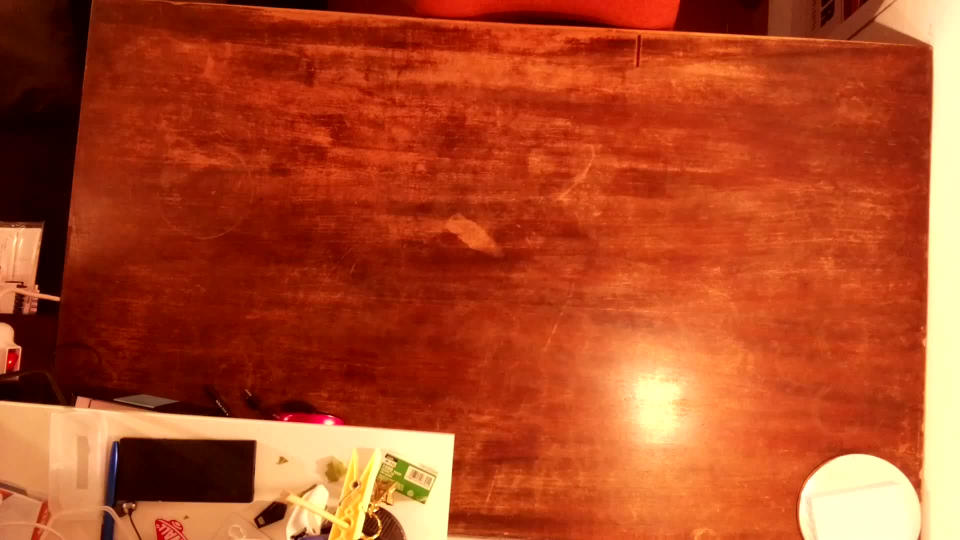
#> input picture images/example_1_b.jpg, 1920 x 1080 px (shown at 1/2 size)
$ python backsub_filters.py
#> lines starting #> are read from the running program, lines starting #| are printed output that depends on the picture; after the words box and inside, x2 and y2 are one past the last pixel; in counts of white or black regions, pixels touching at a corner belong together
import cv2 as cv
import numpy as np
import math, copy
from imutils import perspective
from imutils import contours
import imutils

def nothing(x):
    pass
def grid_needed(n):
    columns = math.ceil(math.sqrt(n))
    if columns * (columns-1) >= n: rows = columns - 1
    else: rows = columns
    return columns, rows
def convert_to_3ch(imgs):
    for idx, img in enumerate(imgs):
        if len(img.shape) == 2:
            imgs[idx] = cv.cvtColor(img, cv.COLOR_GRAY2BGR)
    return imgs
def show_images(imgs, text = None):
    if text and len(imgs) != len(text):
        print('Lenght of lists does not match!')
    imgs = convert_to_3ch(imgs)
    columns, rows = grid_needed(len(imgs))
    height, width, _ = imgs[0].shape
    canvas = np.zeros((height * rows ,width * columns , 3), np.uint8)
    for idx, img in enumerate(imgs):
        row, column = divmod(idx, columns);
        canvas[row * height : (row+1) * height, column * width : (column+1) * width] = img
        if text:
            font = cv.FONT_HERSHEY_SIMPLEX
            canvas = cv.putText(canvas, text[idx], (column * width + round(width/150), (row+1) * height - round(height/50)), font, round(width/800), (50, 100, 255), round(width/500), cv.LINE_AA)
    return canvas
def hsv_window():
    cv.namedWindow("HSV Tracking", cv.WINDOW_NORMAL)
    cv.createTrackbar("add_gaussianblur", "HSV Tracking", 1, 1, nothing)
    cv.createTrackbar("kernel_size_gauss", "HSV Tracking", 5, 50, nothing)
    cv.createTrackbar("add_medianblur", "HSV Tracking", 1, 1, nothing)
    cv.createTrackbar("kernel_size_median", "HSV Tracking", 5, 50, nothing)
    cv.createTrackbar("add_bilateralfilter", "HSV Tracking", 1, 1, nothing)
    cv.createTrackbar("kernel_size_bilateral", "HSV Tracking", 5, 50, nothing)
    cv.createTrackbar("subtraction_or_absdiff", "HSV Tracking", 1, 1, nothing)
    cv.createTrackbar("add_dilation", "HSV Tracking", 1, 1, nothing)
    cv.createTrackbar("kernel_size_dilation", "HSV Tracking", 2, 30, nothing)
    cv.createTrackbar("add_erosion", "HSV Tracking", 0, 1, nothing)
    cv.createTrackbar("kernel_size_erosion", "HSV Tracking", 2, 30, nothing)
    cv.createTrackbar("LH", "HSV Tracking", 0, 179, nothing)
    cv.createTrackbar("LS", "HSV Tracking", 0, 255, nothing)
    cv.createTrackbar("LV", "HSV Tracking", 55, 255, nothing)
    cv.createTrackbar("UH", "HSV Tracking", 179, 179, nothing)
    cv.createTrackbar("US", "HSV Tracking", 255, 255, nothing)
    cv.createTrackbar("UV", "HSV Tracking", 255, 255, nothing)
    cv.createTrackbar("bool_th", "HSV Tracking", 1, 1, nothing)
    cv.createTrackbar("th_value", "HSV Tracking", 50, 255, nothing)
def hsv_parameters():
    l_h = cv.getTrackbarPos("LH", "HSV Tracking")
    l_s = cv.getTrackbarPos("LS", "HSV Tracking")
    l_v = cv.getTrackbarPos("LV", "HSV Tracking")

    u_h = cv.getTrackbarPos("UH", "HSV Tracking")
    u_s = cv.getTrackbarPos("US", "HSV Tracking")
    u_v = cv.getTrackbarPos("UV", "HSV Tracking")

    bool_gauss = cv.getTrackbarPos("add_gaussianblur", 'HSV Tracking')
    kernel_size_gauss = cv.getTrackbarPos("kernel_size_gauss", 'HSV Tracking')
    if kernel_size_gauss % 2 == 0:
        kernel_size_gauss += 1
    bool_median = cv.getTrackbarPos("add_medianblur", 'HSV Tracking')
    kernel_size_median = cv.getTrackbarPos("kernel_size_median", 'HSV Tracking')
    if kernel_size_median % 2 == 0:
        kernel_size_median += 1
    bool_bilateral = cv.getTrackbarPos("add_bilateralfilter", 'HSV Tracking')
    kernel_size_bilateral = cv.getTrackbarPos("kernel_size_bilateral", 'HSV Tracking')
    if kernel_size_bilateral % 2 == 0:
        kernel_size_bilateral += 1
    bool_difference = cv.getTrackbarPos("subtraction_or_absdiff", 'HSV Tracking')
    bool_dilation = cv.getTrackbarPos("add_dilation", 'HSV Tracking')
    kernel_size_dilation = cv.getTrackbarPos("kernel_size_dilation", 'HSV Tracking')
    bool_erosion = cv.getTrackbarPos("add_erosion", 'HSV Tracking')
    kernel_size_erosion = cv.getTrackbarPos("kernel_size_erosion", 'HSV Tracking')
    bool_th = cv.getTrackbarPos("bool_th", 'HSV Tracking')
    th_value = cv.getTrackbarPos("th_value", 'HSV Tracking')

    l_b = np.array([l_h, l_s, l_v])
    u_b = np.array([u_h, u_s, u_v])

    return l_b, u_b, bool_gauss, kernel_size_gauss, bool_median, kernel_size_median, bool_bilateral, kernel_size_bilateral, bool_difference, kernel_size_dilation, bool_dilation,kernel_size_erosion, bool_erosion, bool_th, th_value
def hsv_filter(back, object):
    l_b, u_b, bool_gauss, kernel_size_gauss, bool_median, kernel_size_median, bool_bilateral, kernel_size_bilateral, bool_difference, kernel_size_dilation, bool_dilation, kernel_size_erosion, bool_erosion, bool_th, th_value = hsv_parameters()

    if not bool_difference:
        frame = cv.subtract(object,back)
    else:
        frame = cv.absdiff(object,back)
    if bool_gauss:
        frame = cv.GaussianBlur(frame, (kernel_size_gauss, kernel_size_gauss), sigmaX=0, sigmaY=0)  # to remove high frequency noise
    if bool_median:
        frame = cv.medianBlur(frame, kernel_size_median)  # to remove salt and pepper noise
    if bool_bilateral:
        frame = cv.bilateralFilter(frame, kernel_size_bilateral, 85, 85)  # to preserve better the edges

    hsv = cv.cvtColor(frame, cv.COLOR_BGR2HSV)

    mask = cv.inRange(hsv, l_b, u_b)


    if bool_th:
        _, res = cv.threshold(cv.bitwise_and(frame, frame, mask=mask), th_value, 255, cv.THRESH_TOZERO)
        res_gray = cv.cvtColor(res, cv.COLOR_BGR2GRAY);
        _, mask = cv.threshold(res_gray, 0, 255, cv.THRESH_BINARY)

    if bool_dilation:
        kernel_dilation = np.ones((kernel_size_dilation, kernel_size_dilation), np.uint8)
        mask = cv.dilate(mask, kernel_dilation, iterations=3)
    res = cv.bitwise_and(frame, frame, mask=mask)

    if bool_erosion:
        kernel_erosion = np.ones((kernel_size_erosion, kernel_size_erosion), np.uint8)
        mask = cv.erode(mask, kernel_erosion, iterations=3)
    res = cv.bitwise_and(frame, frame, mask=mask)


    return mask, res, frame


def canny_window():
    cv.namedWindow("CannyTracking")
    cv.createTrackbar("low_threshold", "CannyTracking", 15, 255, nothing)
    cv.createTrackbar("high_treshold", "CannyTracking", 80, 255, nothing)
    cv.createTrackbar("subtract_or_original", "CannyTracking", 0, 1, nothing)
    cv.createTrackbar("blurring_original", "CannyTracking", 0, 1, nothing)
def canny_parameters():
    low = cv.getTrackbarPos("low_threshold", "CannyTracking")
    high = cv.getTrackbarPos("high_treshold", "CannyTracking")
    bool_original = cv.getTrackbarPos("subtract_or_original", "CannyTracking")
    original_blur = cv.getTrackbarPos("blurring_original", "CannyTracking")
    return low, high, bool_original, original_blur
def canny_edges(subtraction, original):
    low, high, bool_original, original_blur = canny_parameters()
    if bool_original:
        if original_blur:
            original = cv.GaussianBlur(original, (3,3), 3)
        canny = cv.Canny(original, low, high)
    else:
        canny = cv.Canny(subtraction, low, high)
    canny = cv.dilate(canny, None, iterations=2)
    canny = cv.erode(canny, None, iterations=2)
    return canny
def resize(img, percentage):
    width = int(img.shape[1] * percentage / 100)
    height = int(img.shape[0] * percentage / 100)
    dim = (width, height)
    # resize image
    resized = cv.resize(img, dim, interpolation=cv.INTER_AREA)
    return resized
def hough_t(img, edges, th):
    img_copy = copy.deepcopy(img)
    lines = cv.HoughLinesP(edges, 1, np.pi / 180, th , minLineLength=100, maxLineGap=20)
    for line in lines:
        x1, y1, x2, y2 = line[0]
        result = cv.line(img_copy, (x1, y1), (x2, y2), (0, 255, 0), 2)
    return result
def draw_contours(image, edged):

    height, width, _ = image.shape
    scaling_factor = width / 3000.1

    # find contours in the edge map
    cnts = cv.findContours(edged.copy(), cv.RETR_EXTERNAL,
                            cv.CHAIN_APPROX_SIMPLE)
    cnts = imutils.grab_contours(cnts)
    output = image.copy()
    # sort the contours from left-to-right and initialize the bounding box point colors
    if len(cnts) != 0:
        (cnts, _) = contours.sort_contours(cnts)
        colors = ((0, 0, 255), (240, 0, 159), (255, 0, 0), (255, 255, 0))
        counter = 0
        # loop over the contours individually
        for (i, c) in enumerate(cnts):
            # if the contour is not sufficiently large, ignore it
            if cv.contourArea(c) < 100:
                continue
            # compute the rotated bounding box of the contour, then draw the contours
            box = cv.minAreaRect(c)
            box = cv.boxPoints(box)
            box = np.array(box, dtype="int")
            cv.drawContours(output, [box], -1, (0, 255, 0), round(12 * scaling_factor))

            rect = perspective.order_points(box)
            # loop over the original points and draw them

            for ((x, y), color) in zip(rect, colors):
                cv.circle(output, (int(x), int(y)), round(15 * scaling_factor), color, -1)
            # draw the object num at the top-left corner
            cv.putText(output, "#{}".format(counter + 1),
                        (int(rect[0][0] - 10), int(rect[0][1] - 10)),
                        cv.FONT_HERSHEY_SIMPLEX, 3.5 * scaling_factor, (255, 255, 255), round(10 * scaling_factor))
            counter += 1
        return output


if __name__ == "__main__":
    resizing_factor = 100
    back = resize(cv.imread('images/example_1_b.jpg'), resizing_factor)
#> in resize, `width = int(img.shape[1] * percentage / 100)`: width = 1920
#> in resize, `dim = (width, height)`: dim = (1920, 1080)
#> in resize, resized is the input picture: shape (1080, 1920, 3); mean B, G, R 35.9, 72.9, 176.6
    object = resize(cv.imread('images/example_1_o.jpg'), resizing_factor)
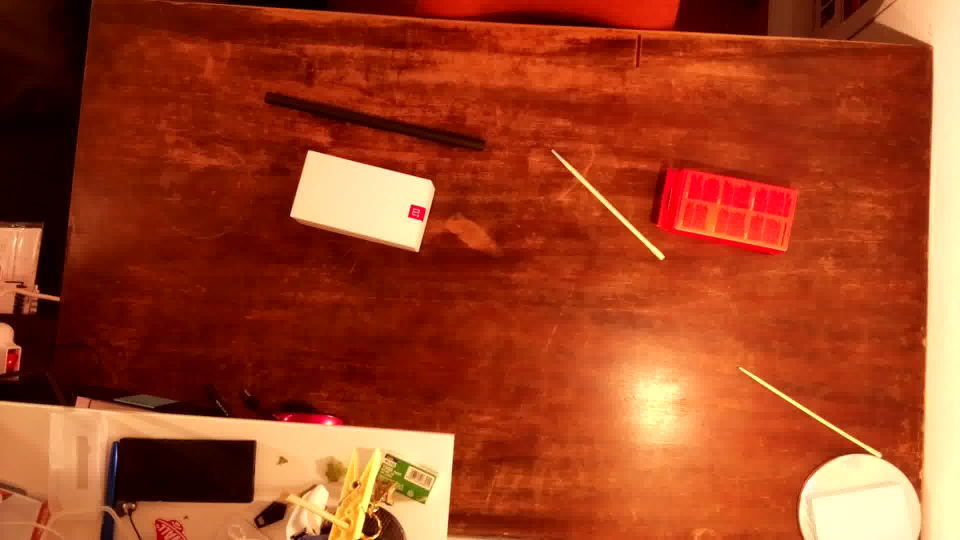
#> input picture images/example_1_o.jpg, 1920 x 1080 px (shown at 1/2 size)
#> in resize, resized is the input picture: shape (1080, 1920, 3); mean B, G, R 32.9, 65.4, 160.8
    # subtraction = cv.subtract(object,back)
    hsv_window()
    # th_window()
    # th_adaptive_window()
    canny_window()
    while True:
        mask, res, subtraction = hsv_filter(back, object)
#> in hsv_filter, `frame = cv.absdiff(object,back)`:
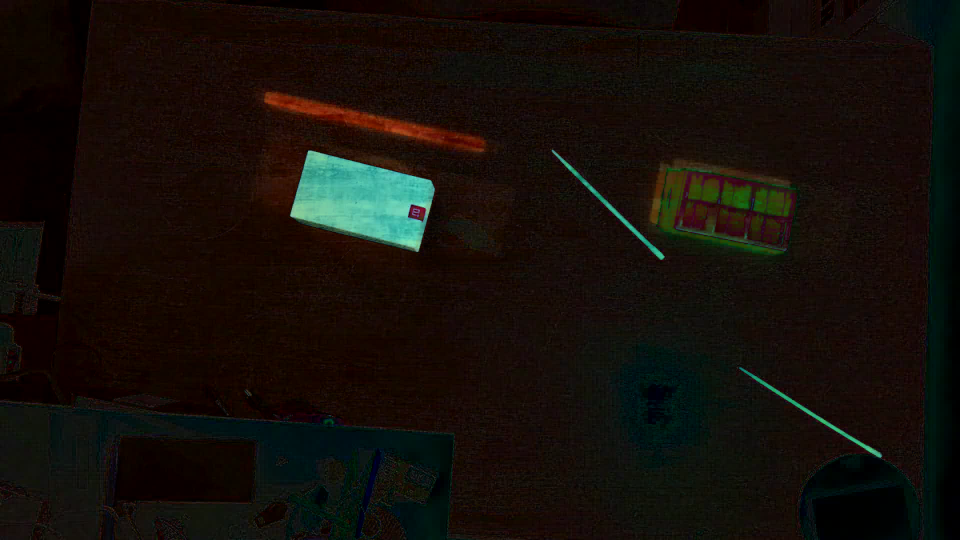
#> frame: shape (1080, 1920, 3) (shown at 1/2 size); mean B, G, R 10.2, 15.4, 20.7
#> in hsv_filter, `hsv = cv.cvtColor(frame, cv.COLOR_BGR2HSV)`: hsv: shape (1080, 1920, 3); mean H, S, V 26, 187.7, 24.8
#> in hsv_filter, `mask = cv.inRange(hsv, l_b, u_b)`:
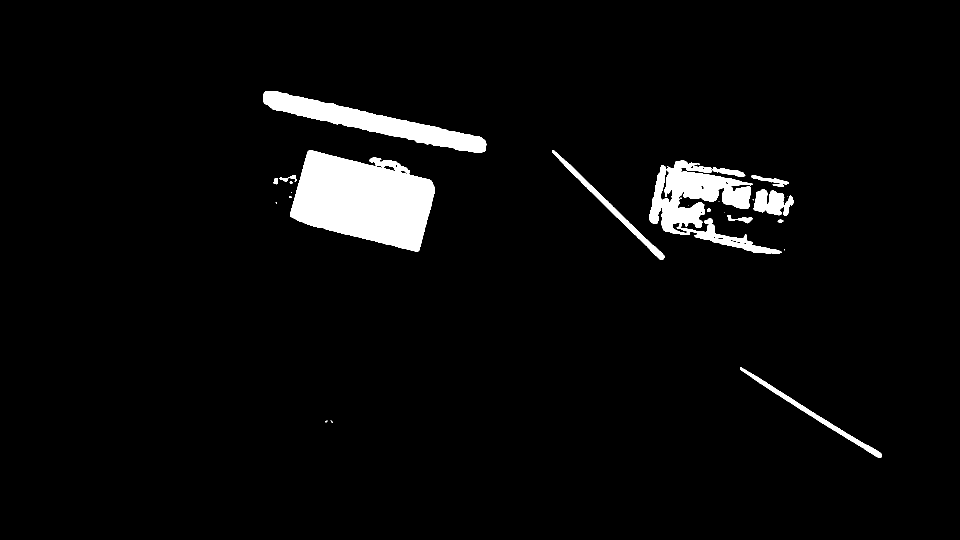
#> mask: shape (1080, 1920) (shown at 1/2 size); 4.1% white; 29 white regions (13 under 20 px), largest, box (x1, y1, x2, y2) and area: (580, 300, 870, 504) 39860, (1299, 321, 1564, 508) 18096, (526, 182, 973, 305) 15906
#> in hsv_filter, `mask = cv.dilate(mask, kernel_dilation, iterations=3)`: mask: shape (1080, 1920); 4.7% white; 18 white regions (1 under 20 px), largest, box (x1, y1, x2, y2) and area: (580, 300, 873, 507) 41655, (1299, 321, 1567, 511) 22848, (526, 182, 976, 308) 17644
        res_gray = cv.cvtColor(res, cv.COLOR_BGR2GRAY)
        # th1 = th_filter(subtraction)
        # mean_th, gauss_th = th_adaptive_filter(subtraction)

        canny = canny_edges(res_gray, object)
#> in canny_edges, `canny = cv.Canny(subtraction, low, high)`: canny: shape (1080, 1920); 0.42% white in thin lines or dots, all inside (x1, y1, x2, y2) = (526, 182, 1767, 919)
#> in canny_edges, `canny = cv.dilate(canny, None, iterations=2)`: canny: shape (1080, 1920); 2.2% white; 14 white regions, largest, box (x1, y1, x2, y2) and area: (1297, 319, 1593, 513) 13395, (544, 298, 875, 509) 10214, (524, 180, 978, 310) 7371
#> in canny_edges, `canny = cv.erode(canny, None, iterations=2)`:
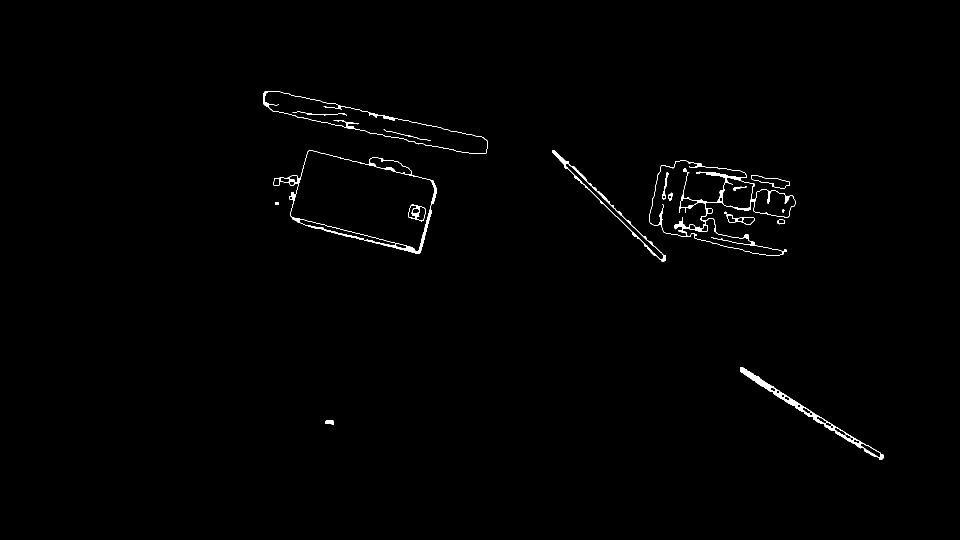
#> canny: shape (1080, 1920) (shown at 1/2 size); 0.68% white; 19 white regions (1 under 20 px)


        object_copy = copy.deepcopy(object)
        contour, hierarchy = cv.findContours(mask, cv.RETR_TREE, cv.CHAIN_APPROX_SIMPLE)
#> contour = 43 contours, 17 with area under 20; largest, box (x1, y1, x2, y2) and area: (580, 300, 873, 507) 41287, (1299, 321, 1567, 511) 22796, (526, 182, 976, 308) 17174, (1104, 300, 1332, 523) 4176, (1480, 735, 1767, 919) 3998
        contour = cv.drawContours(object_copy, contour, -1, (0, 255, 0), 3)
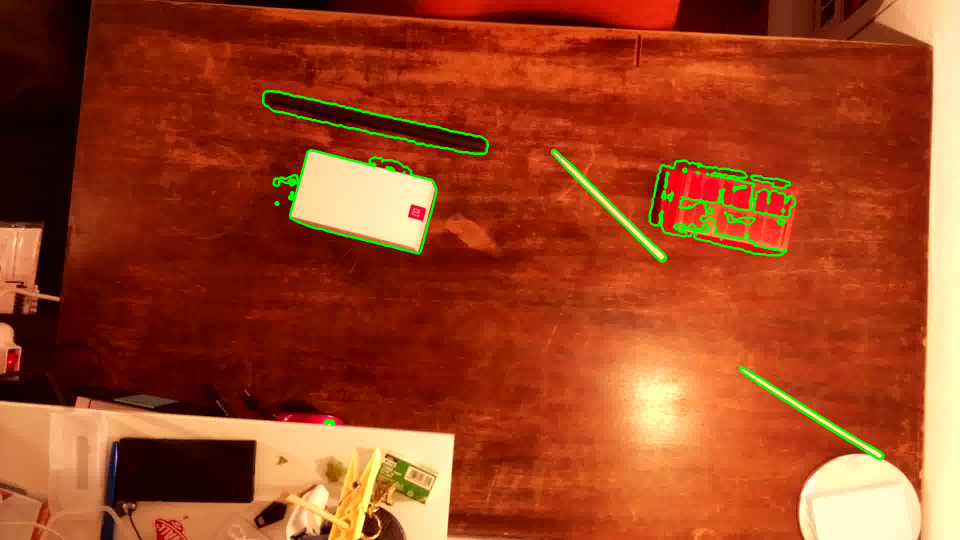
#> contour: shape (1080, 1920, 3) (shown at 1/2 size); mean B, G, R 32.6, 68.1, 158.3

        cont2 = draw_contours(object,canny)
#> in draw_contours, `cnts = cv.findContours(edged.copy(), cv.RETR_EXTERNAL, cv.CHAIN_APPROX..`: cnts = 11 contours, 1 with area under 20; largest, box (x1, y1, x2, y2) and area: (546, 300, 873, 507) 42064, (1299, 321, 1591, 511) 27845, (526, 182, 976, 308) 17397, (1480, 735, 1767, 919) 3429, (1104, 300, 1332, 523) 3302
#> the loop in draw_contours, `for (i, c) in enumerate(cnts):` made 11 passes
#> (box, rect) on passes 1, 2, 5, 6, 8, 9: ([[970, 317], [519, 217], [528, 175], [979, 275]], [[528, 175], [979, 275], [970, 317], [519, 217]]), ([[842, 508], [529, 432], [569, 267], [882, 343]], [[569, 267], [882, 343], [842, 508], [529, 432]]), ([[1324, 526], [1097, 307], [1108, 295], [1335, 514]], [[1108, 295], [1335, 514], [1324, 526], [1097, 307]]), ([[1567, 521], [1289, 456], [1325, 304], [1603, 370]], [[1325, 304], [1603, 370], [1567, 521], [1289, 456]]), ([[1506, 450], [1451, 443], [1453, 427], [1508, 435]], [[1453, 427], [1508, 435], [1506, 450], [1451, 443]]), ([[1761, 923], [1474, 743], [1482, 731], [1769, 910]], [[1482, 731], [1769, 910], [1761, 923], [1474, 743]])
#> c on pass 3: [[551, 404], [551, 409], [556, 409], [556, 404]]
#> after the loop in draw_contours, `for (i, c) in enumerate(cnts):`:
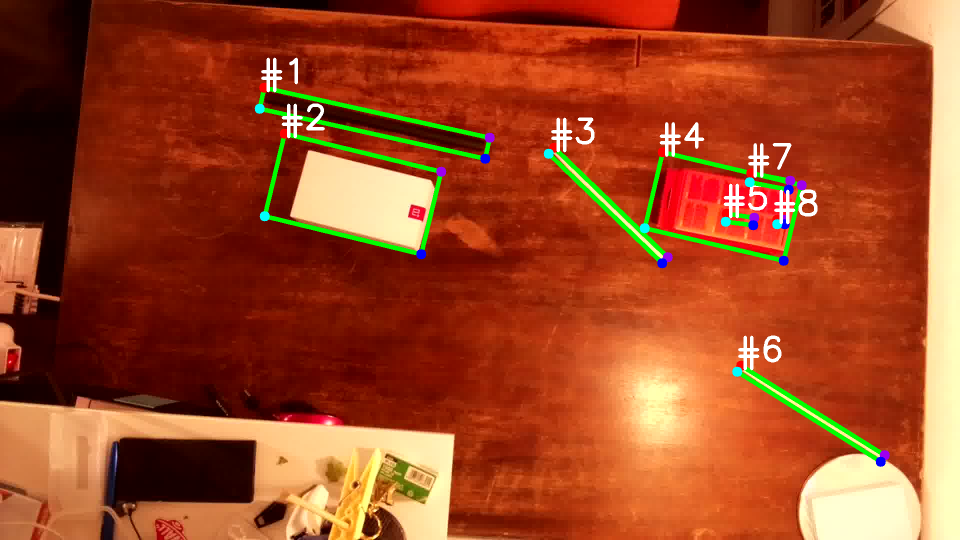
#> output: shape (1080, 1920, 3) (shown at 1/2 size); 2.91% of pixels changed, all inside (x1, y1, x2, y2) = (509, 115, 1780, 934)
#> after the loop in draw_contours, `for (i, c) in enumerate(cnts):`: counter = 8

        # hough = hough_t(object, canny, 10)

        imgs = [back, object, subtraction,  res_gray, mask, canny, contour, cont2]
        titles = ['back', 'object', 'subtraction', 'res gray','mask on subtr', 'Canny', 'contour', 'cont2']

        canvas = show_images(imgs, titles)
#> the loop in convert_to_3ch, `for idx, img in enumerate(imgs):` made 8 passes
#> after the loop in convert_to_3ch, `for idx, img in enumerate(imgs):`: imgs = 8 items
#> in show_images, `columns, rows = grid_needed(len(imgs))`: columns = 3
#> the loop in show_images, `for idx, img in enumerate(imgs):` made 8 passes
#> (row, column) on passes 1 to 8: (0, 0), (0, 1), (0, 2), (1, 0), (1, 1), (1, 2), (2, 0), (2, 1)
#> after the loop in show_images, `for idx, img in enumerate(imgs):`:
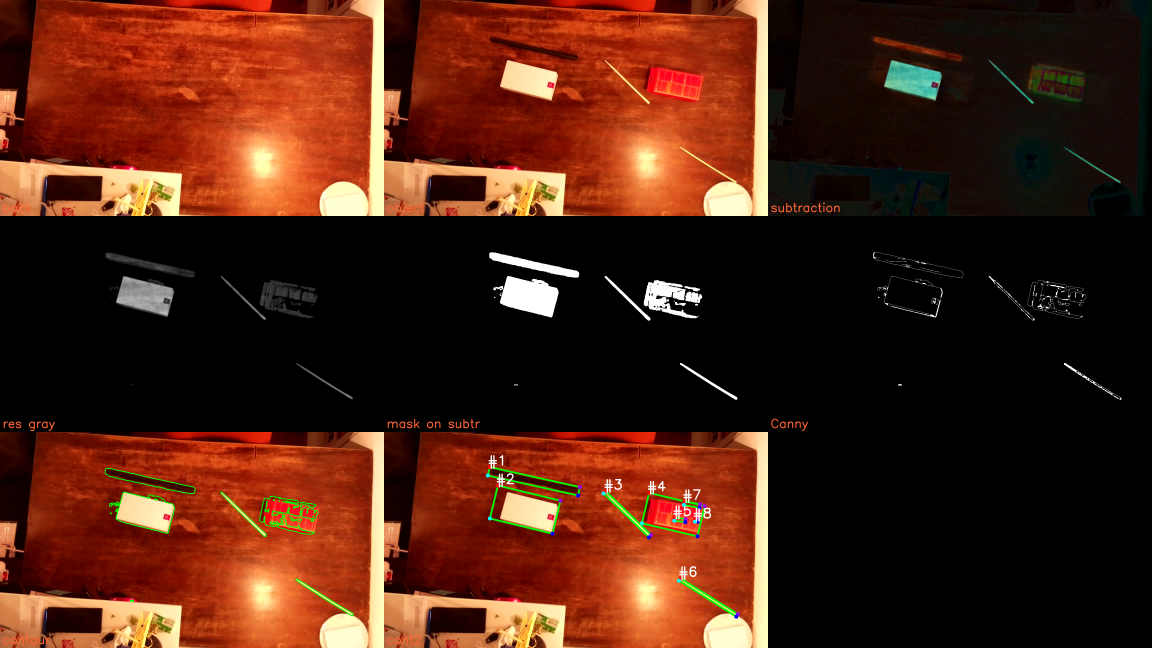
#> canvas: shape (3240, 5760, 3) (shown at 1/5 size); mean of channels 0, 1, 2 18.3, 34.5, 77.2; drawn as B, G, R

        cv.namedWindow("Images", cv.WINDOW_NORMAL)
        cv.imshow("Images", canvas)
        cv.resizeWindow('Images', 1800, 1000)

        key = cv.waitKey(2)
#> (key Esc is pressed here)
        if key == 27 & 0xFF:
            break


    cv.destroyAllWindows()
